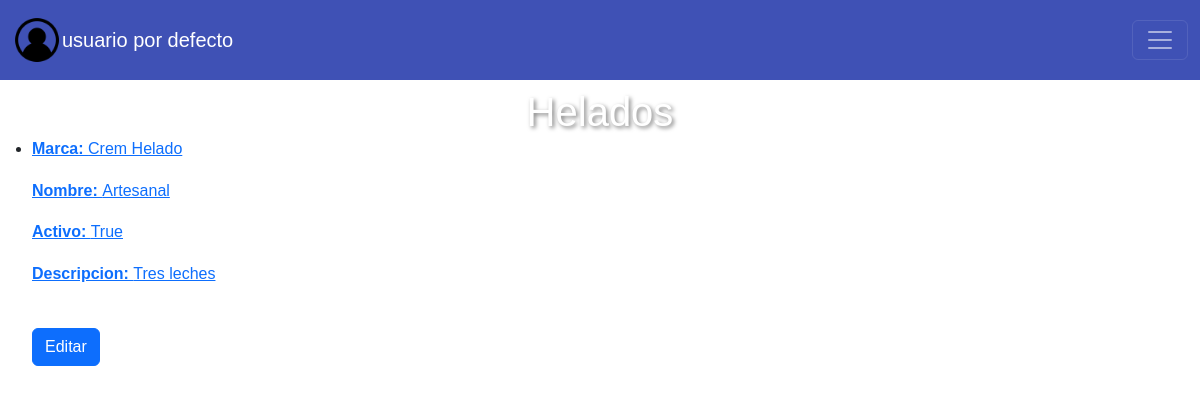
The app's page /helados/, older data.
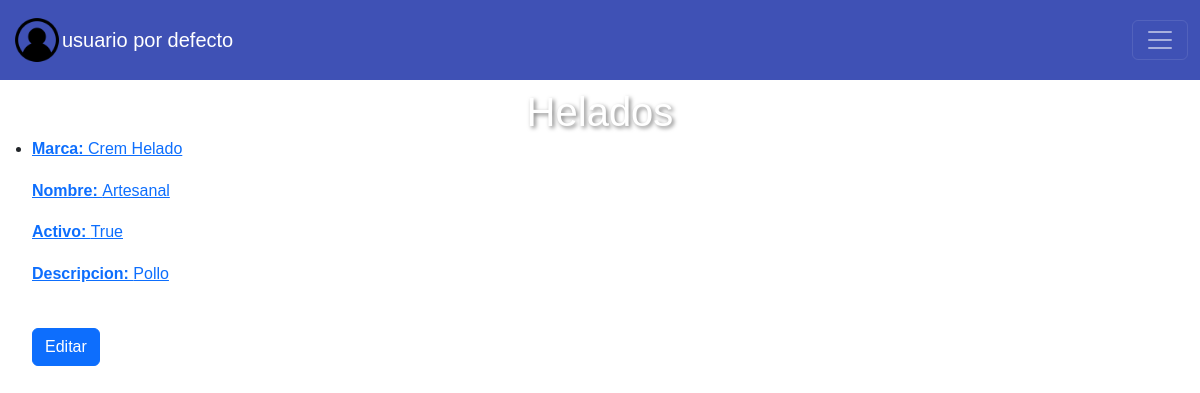
The same page, newer data.
### helados/models.py (models this page shows, shortened)
class Helado (models.Model):
    marca = models.CharField(max_length=200)
    nombre = models.CharField(max_length=200)
    descripcion = models.CharField(max_length=200)
    activo  = models.BooleanField(default=True)
    valor = models.IntegerField (blank= False)

### helados/views.py (the view)
# urls.py: path('helados/', views.mostrarHelados, name='helados'),
def mostrarHelados(request):
    helados = Helado.objects.filter()
    return render(request, 'lista_helados.html', {
        'helados': helados
    })

### helados/frontend/templates/lista_helados.html (shortened to what this page needs)
{% extends 'layouts/base.html' %}
{% block content %}
    <h1>Helados</h1>
    <ul>
        {% for helado in helados %}
        <li>
            <a href="{% url 'buscarHelado' helado.id %}">
                <b>Marca: </b> {{ helado.marca }}
            <b>Nombre: </b> {{ helado.nombre }}
            <b>Activo: </b> {{ helado.activo }}
            <b>Descripcion: </b> {{ helado.descripcion }}
            </a>
            <br>
            <a href="{% url 'editarHelado' helado.id %}" class="btn btn-primary">Editar</a>
        </li>
        {% endfor %}
    </ul>
{% endblock %}

Row changes from the older to the newer data that the page shows:
changed Helado "Crem Helado": descripcion "Tres leches" → "Pollo"
